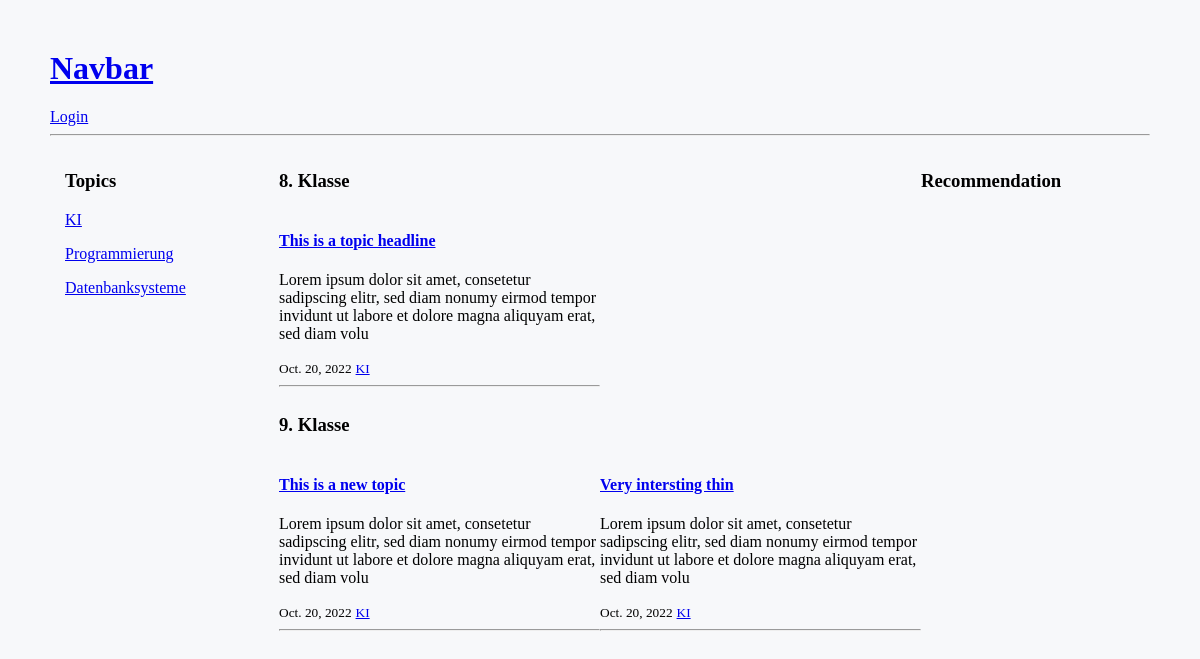
The page / on the database its author committed.
### base/models.py (models this page shows)
class Category(models.Model):
    name = models.CharField(max_length=100)
    def __str__(self):
        return self.name

class Level(models.Model):
    name = models.CharField(max_length=50)
    def __str__(self):
        return self.name

class Topic(models.Model):
    headline = models.CharField(max_length=150)
    description = models.TextField(null=True, blank=True)
    start_chapter = models.ForeignKey(Chapter, on_delete=models.CASCADE)
    categories = models.ForeignKey(Category, on_delete=models.CASCADE)
    level = models.ForeignKey(Level, on_delete=models.CASCADE, null=True, blank=True)
    creator = models.ManyToManyField(User)
    created = models.DateTimeField(auto_now_add=True)
    updated = models.DateTimeField(auto_now=True)
    def __str__(self):
        return self.headline
    def short_description(self):
        return self.description[:150]

### base/views.py (the view)
# urls.py: path('', views.home, name="home"),
def home(request):
    topics = Topic.objects.all()
    categories = Category.objects.all()
    levels = Level.objects.all()
    context = {'topics': topics, 'categories': categories, 'levels': levels}
    return render(request, 'base/home.html', context)

### base/templates/base/home.html
{% extends 'main.html' %}
{% block content %}
<div class="home-container">
    <div class="category-container">
        <h3>Topics</h3>
        {% for category in categories %}
        <a href="{% url 'category' category %}"><p>{{category}}</p></a>
        {% endfor %}
    </div>
    <div class="topics-container">
        {% for level in levels%}
        <h3>{{level}}</h3>
        <div class="level-container">
        {% for topic in topics %}
            {% if topic.level == level %}
            {% include "base/topic_preview.html" %}
            {% endif %}
        {% endfor %}
             </div>
        {% endfor %}
    </div>
    <div class="Recommendation">
        <h3>Recommendation</h3>
    </div>
</div>
{% endblock %}

### templates/main.html (shortened to what this page needs)
<!doctype html>
{% load static %}
<html lang="de">
<head>
    <link rel='stylesheet' type='text/css' media='screen' href="{% static 'styles/main.css' %}">
</head>
<body>
{% include 'navbar.html' %}
{% block content %}
{% endblock %}
</body>
</html>

### templates/navbar.html (shortened to what this page needs)
<a href="/">
    <h1>Navbar</h1>
</a>
{% if request.user.is_authenticated %}
<a href="{% url 'logout'%}">Logout</a>
{% else %}
<a href="{% url 'login'%}">Login</a>
{% endif %}
<hr>

### base/templates/base/topic_preview.html
<div class="topic-preview-container">
            <h4>
                <a href="{% url 'topic' topic.id %}?chapter={{topic.start_chapter.id}}">{{topic}}</a>
            </h4>
            <p>{{topic.short_description}}</p>
            <div>
                <small>{{topic.created|date}}</small>
               <a href="{% url 'category' topic.categories %}"><small>{{topic.categories}}</small></a>
            </div>
            <hr>
        </div>

### static/styles/main.css (style rules this page uses)
body { margin: 50px; background-color: #F7F8FA; }
.level-container { display:grid; grid-template-columns: 1fr 1fr; }
.home-container { display:grid; grid-template-columns: 1fr 3fr 1fr; margin: 15px; }

### rows shown on the page
Category: name "KI"
Category: name "Programmierung"
Category: name "Datenbanksysteme"
Level: name "8. Klasse"
Topic: headline "This is a topic headline", short_description "Lorem ipsum dolor sit amet, consetetur sadipscing elitr, sed diam nonumy eirmod tempor invidunt ut labore et dolore magna aliquyam erat, sed diam volu", created "Oct. 20, 2022", categories "KI"
Level: name "9. Klasse"
Topic: headline "This is a new topic", short_description "Lorem ipsum dolor sit amet, consetetur sadipscing elitr, sed diam nonumy eirmod tempor invidunt ut labore et dolore magna aliquyam erat, sed diam volu", created "Oct. 20, 2022", categories "KI"
Topic: headline "Very intersting thin", short_description "Lorem ipsum dolor sit amet, consetetur sadipscing elitr, sed diam nonumy eirmod tempor invidunt ut labore et dolore magna aliquyam erat, sed diam volu", created "Oct. 20, 2022", categories "KI"
